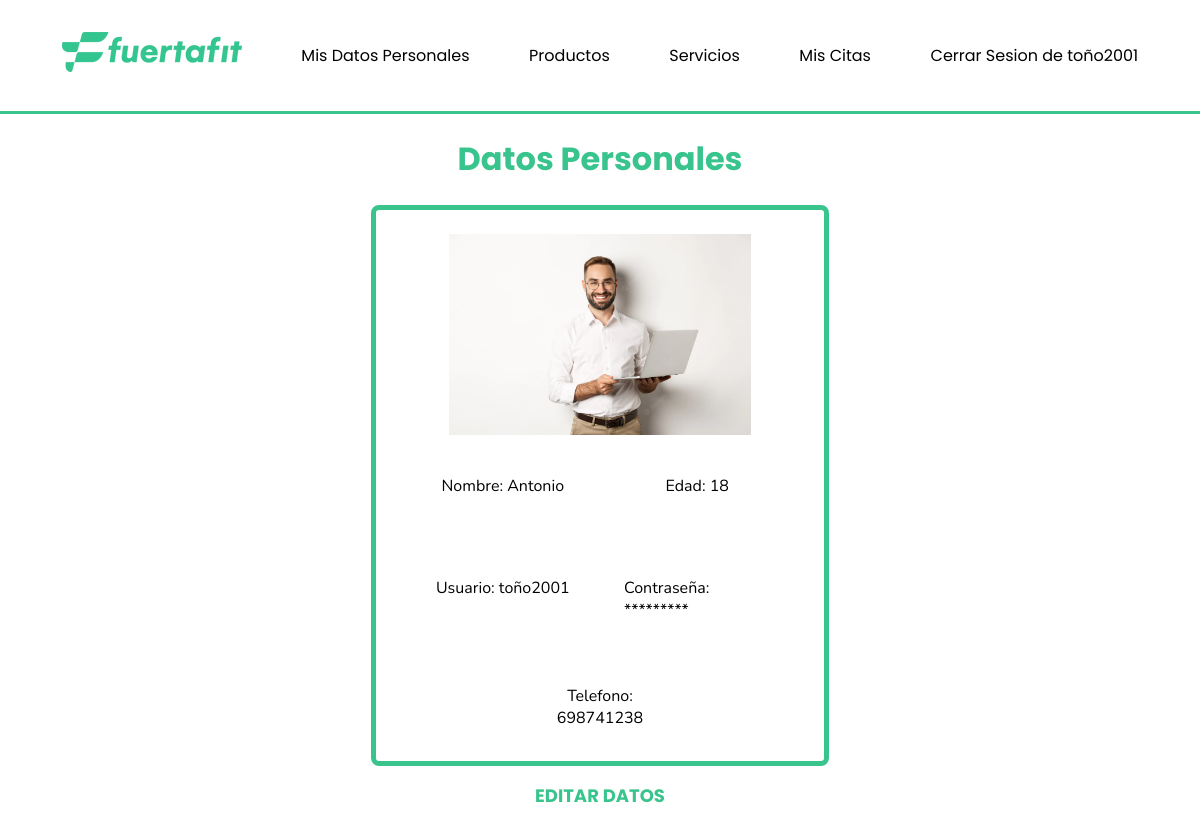
Page /php/datos_socio.php (signed in) on the committed database.
### tables this page shows
CREATE TABLE `socio` (
  `Id` bigint(20) NOT NULL,
  `Nombre` varchar(50) NOT NULL,
  `Edad` tinyint(2) NOT NULL,
  `Usuario` varchar(30) NOT NULL,
  `Pass` varchar(80) NOT NULL,
  `Telefono` varchar(9) NOT NULL,
  `Foto` varchar(100) NOT NULL
);

### php/datos_socio.php (the view, shortened to what this page needs)
<!DOCTYPE html>
<html lang="es">
<head>
    <link rel="stylesheet" href="../estilos/estilosmenu.css">
</head>
<body>
    <?php
        require_once("funciones.php");
        if(isset($_COOKIE['sesion'])){
            list($usu,$nom)=comprobar_sesion('c');
        }else if(isset($_SESSION['tipo'])){
            list($usu,$nom)=comprobar_sesion('s');
        }else{
            $usu='n';
        }
        if($usu==='s'){
            $conexion=conectarservidor();
            $nom=$_SESSION['usuario'];
            $cabecera=imprimir_menu($usu,$nom);
            echo $cabecera;
            echo "<h1>Datos Personales</h1>";
            $datossocio=$conexion->prepare("select nombre,edad,telefono,foto from socio where usuario=?");
            $datossocio->bind_param("s",$nom);
            $datossocio->bind_result($nombre,$edad,$telefono,$foto);
            $datossocio->execute();
            $datossocio->store_result();
            while($datossocio->fetch()){
                echo "<article class='datossocio'>
                    <div class='fila1'>
                        <img src=$foto>
                    </div>
                    <div class='centrar'>
                        <div class='columna1'>
                            <div>
                                <p>Nombre: $nombre</p>
                            </div>
                            <div>
                                <p>Usuario: $nom</p>
                            </div>
                        </div>
                        <div class='columna2'>
                            <div>
                                <p>Edad: $edad</p>
                            </div>
                            <div>
                                <p>Contraseña: *********</p>
                            </div>
                        </div>
                    </div>
                    <div>
                        <p>Telefono: $telefono</p>
                    </div>
                </article>";
            }
            echo "<div class='moddatos'>
            <a href='mod_socio.php'>EDITAR DATOS</a>
            </div>";
        }else if($usu==='a'){
            echo "<p class='mnsmod'>No tiene permiso para acceder. Redirigiendo</p>";
            echo "<META HTTP-EQUIV='REFRESH'CONTENT='4;URL=../index.php'>";
        }else{
            echo "<META HTTP-EQUIV='REFRESH'CONTENT='1;URL=formacceso.php'>";
        }
    ?>
</body>
</html>

### estilos/estilosmenu.css (style rules this page uses)
html { min-height: 100vh; position: relative; }
body { margin:0px; margin-bottom: 8rem; }
h1,h2 { text-align: center; color:#38c48c; font-family: 'Poppins', sans-serif; }
.moddatos { width: 30%; margin:0.5rem auto; text-align: center; font-family: 'Poppins', sans-serif; }
.moddatos a { color: #38c48c; text-decoration: none; font-weight: bold; font-size: large; }
.datossocio { display: flex; flex-direction: column; width: 36%; margin: 1rem auto; border: 5px solid #38c48c; border-radius: 8px; padding: 0.5rem; }
.datossocio>:last-child { width: 25%; margin: 0.5rem auto; text-align: center; }
.datossocio p { font-family: 'Nunito', sans-serif; }
.datossocio>:first-child { margin-top: 1rem; }
.centrar { width: 100%; display: flex; justify-content: center; }
.fila1 { width: 100%; display: flex; justify-content: center; }
.fila1 img { max-width: 70%; }
.columna1 { display: flex; flex-direction: column; width: 45%; }
.columna1 div, .columna2 div { padding: 1rem; display: flex; justify-content: center; margin: 0.5rem; }
.columna2 { display: flex; flex-direction: column; width: 45%; }

### rows in the picture
socio: Foto (picture), Nombre "Antonio", Edad "18", Telefono "698741238"

### other values in the picture
$n "toño2001"
